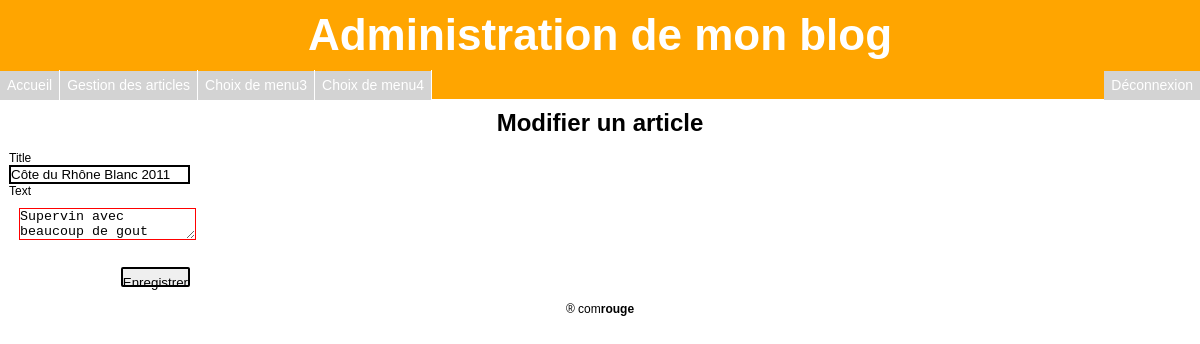
Page /admin/edit_article.php?id_article=6 (signed in) on the committed database.
### tables this page shows
CREATE TABLE IF NOT EXISTS `articles` (
  `id_article` int(11) NOT NULL AUTO_INCREMENT,
  `title` varchar(45) NOT NULL,
  `text` varchar(45) NOT NULL,
  `date` datetime NOT NULL,
  `user` int(11) NOT NULL,
  PRIMARY KEY (`id_article`),
  KEY `user` (`user`)
);

### admin/edit_article.php (the view, shortened to what this page needs)
<?php
include_once('includes/header.php');
$query = mysql_query('SELECT title, text FROM articles WHERE id_article='. mysql_real_escape_string($_GET['id_article']));
$article = mysql_fetch_assoc($query);
?>
<h2>Modifier un article</h2>
<form  class="edit_article" action="edit_article.php?id_article=<?php echo $_GET['id_article']; ?>" method="post">
	<fieldset class="fields">
		<div class="row">
			<label for='title'>Title</label>
			<input type='text' name="title" value="<?php
				if (isset($_POST['title'])){
					echo $_POST['title'];
				}else{
					echo$article['title'];
				}
			?>"/>
		</div>
		<div class="row">
		<label for='text'>Text</label>
		<textarea name="text"><?php
				if (isset($_POST['text'])){
					echo $_POST['text'];
				}else{
					echo$article['text'];
				}
			?></textarea>
		</div>
	</fieldset>
	<fieldset class="actions">
		<button buton="submit">Enregistrer</button>
	</fieldset>
</form>
<?php include_once('includes/footer.php'); ?>

### admin/style.css (style rules this page uses)
h2 { margin: 10px; text-align : center; }
body { font-family : Arial, Sans-serif; }
form.edit_article { width : 200px; }
form fieldset { border: 0; }
form fieldset.actions { text-align: right; padding: 5px; }
fieldset { border : 0px; color: #000; margin : 5px; font-size: 12px; padding: 4px; margin: right; }
input , textarea, select, button { border: 2px solid #000; }
textarea { border: 1px red solid; margin: 10px; }
button { border-radius : 2px; height: 20px; line-height: 28px; color : black; corsur: pointer; }

### rows in the picture
articles: title "Côte du Rhône Blanc 2011", text "Supervin avec beaucoup de gout"
